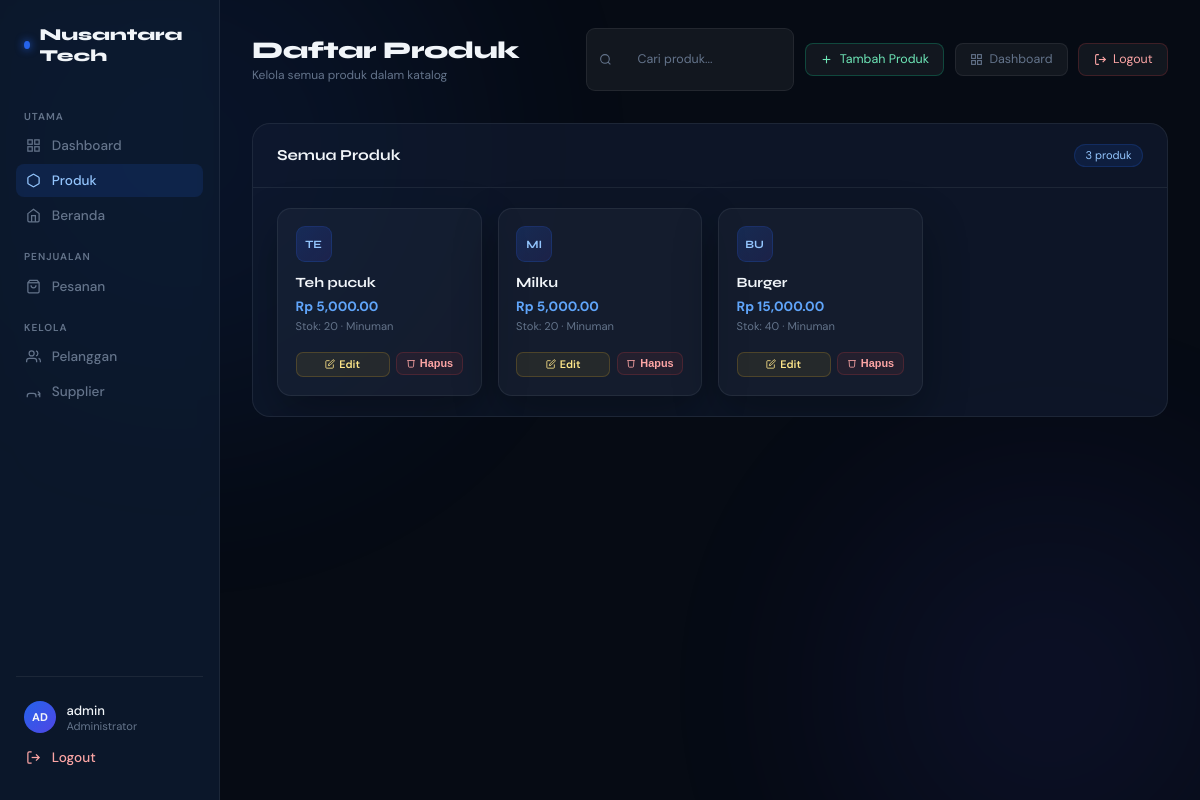
The page /produk/list/ (signed in) on the database as committed earlier.
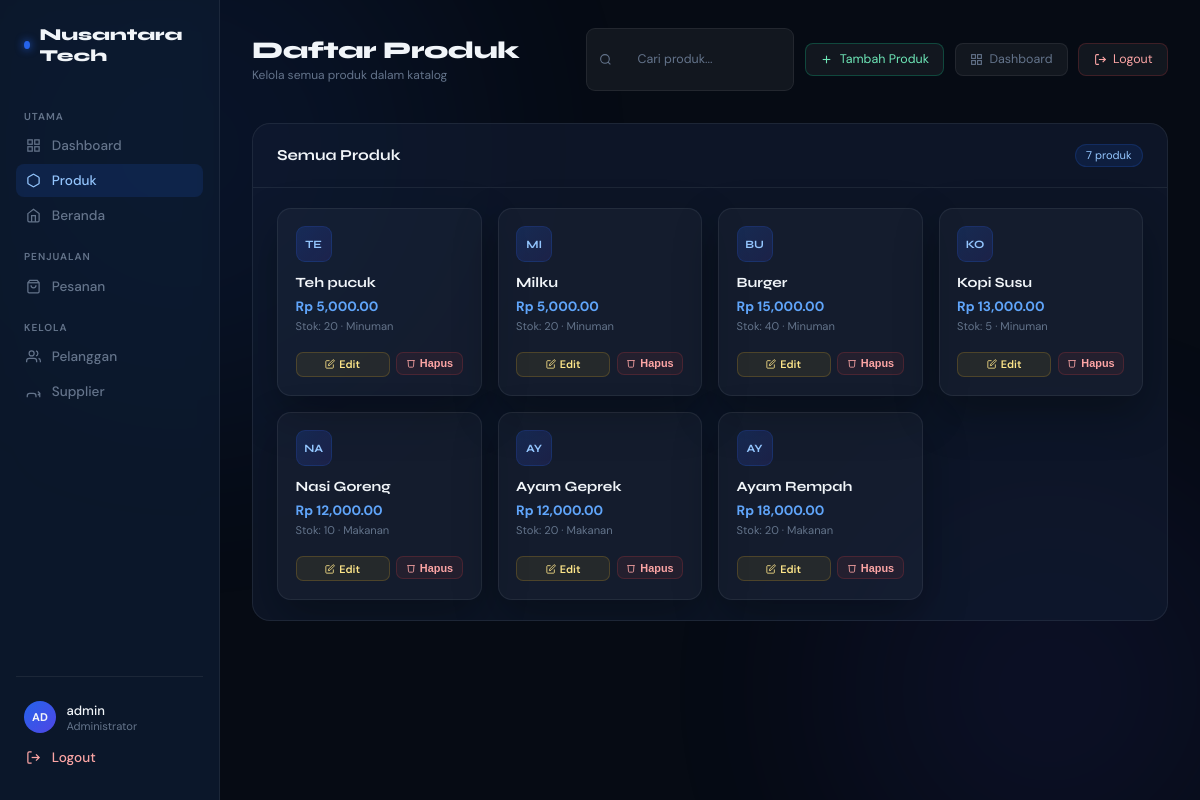
The same page on the database as committed later.
### appku/models.py (models this page shows, shortened)
class Produk(models.Model):
    id = models.BigAutoField(primary_key=True)
    nama = models.CharField(max_length=100)
    harga = models.DecimalField(max_digits=10, decimal_places=2, default=0)
    kategori = models.ForeignKey(
        Kategori,
        on_delete=models.SET_NULL,
        null=True,
        blank=True,
        related_name="produks",
    )
    supplier = models.ForeignKey(
        Supplier,
        on_delete=models.SET_NULL,
        null=True,
        blank=True,
        related_name="produks",
    )
    stok = models.PositiveIntegerField(default=0)  # 🔥 tidak bisa minus
    deskripsi = models.TextField(blank=True, default="")
    created_at = models.DateTimeField(auto_now_add=True)
    updated_at = models.DateTimeField(auto_now=True)

class Kategori(models.Model):
    id = models.BigAutoField(primary_key=True)
    nama = models.CharField(max_length=100)
    deskripsi = models.TextField(blank=True, default="")
    def __str__(self):
        return self.nama

### appku/views.py (the view)
# urls.py: path("produk/list/", views.produk_list, name="produk_list"),
@login_required
def produk_list(request):
    produk_list = Produk.objects.all()
    return render(request, "appku/produk_list.html", {"produk_list": produk_list})

### appku/templates/appku/produk_list.html (shortened to what this page needs)
{% extends 'appku/base.html' %}
{% load humanize %}
{% load static %}
{% block content %}
<div class="bg-ambient">
  <div class="bg-blob bg-blob-1"></div>
  <div class="bg-blob bg-blob-2"></div>
</div>
<div class="dashboard-wrap">
  <aside class="sidebar" id="sidebar">
    <a href="{% url 'home' %}" class="sidebar-brand">
      <span class="sidebar-dot"></span>
      Nusantara Tech
    </a>
    <div class="nav-section-label">Utama</div>
    <a href="{% url 'dashboard' %}" class="sidebar-link">
      <svg width="15" height="15" fill="none" viewBox="0 0 24 24" stroke="currentColor" stroke-width="2"><rect x="3" y="3" width="7" height="7"/><rect x="14" y="3" width="7" height="7"/><rect x="3" y="14" width="7" height="7"/><rect x="14" y="14" width="7" height="7"/></svg>
      Dashboard
    </a>
    <a href="{% url 'produk_list' %}" class="sidebar-link active">
      <svg width="15" height="15" fill="none" viewBox="0 0 24 24" stroke="currentColor" stroke-width="2"><path d="M21 16V8a2 2 0 0 0-1-1.73l-7-4a2 2 0 0 0-2 0l-7 4A2 2 0 0 0 3 8v8a2 2 0 0 0 1 1.73l7 4a2 2 0 0 0 2 0l7-4A2 2 0 0 0 21 16z"/></svg>
      Produk
    </a>
    <a href="{% url 'home' %}" class="sidebar-link">
      <svg width="15" height="15" fill="none" viewBox="0 0 24 24" stroke="currentColor" stroke-width="2"><path d="M3 9l9-7 9 7v11a2 2 0 0 1-2 2H5a2 2 0 0 1-2-2z"/><polyline points="9 22 9 12 15 12 15 22"/></svg>
      Beranda
    </a>
    <div class="nav-section-label" style="margin-top:1rem;">Penjualan</div>
    <a href="{% url 'pesanan_list' %}" class="sidebar-link">
      <svg width="15" height="15" fill="none" viewBox="0 0 24 24" stroke="currentColor" stroke-width="2"><path d="M6 2L3 6v14a2 2 0 0 0 2 2h14a2 2 0 0 0 2-2V6l-3-4z"/><line x1="3" y1="6" x2="21" y2="6"/><path d="M16 10a4 4 0 0 1-8 0"/></svg>
      Pesanan
    </a>
    <div class="nav-section-label" style="margin-top:1rem;">Kelola</div>
    <a href="#" class="sidebar-link">
      <svg width="15" height="15" fill="none" viewBox="0 0 24 24" stroke="currentColor" stroke-width="2"><path d="M17 21v-2a4 4 0 0 0-4-4H5a4 4 0 0 0-4 4v2"/><circle cx="9" cy="7" r="4"/><path d="M23 21v-2a4 4 0 0 0-3-3.87M16 3.13a4 4 0 0 1 0 7.75"/></svg>
      Pelanggan
    </a>
    <a href="#" class="sidebar-link">
      <svg width="15" height="15" fill="none" viewBox="0 0 24 24" stroke="currentColor" stroke-width="2"><path d="M16 21v-2a4 4 0 0 0-4-4H6a4 4 0 0 0-4 4v2"/><polyline points="22 21 22 15 19 12 22 15 19 18"/></svg>
      Supplier
    </a>
    <div class="sidebar-footer">
      <div class="user-chip">
        <div class="user-avatar">{{ user.username|upper|slice:2 }}</div>
        <div>
          <div class="user-name">{{ user.username }}</div>
          <div class="user-role">Administrator</div>
        </div>
      </div>
      <a href="{% url 'logout' %}" class="sidebar-link mt-1" style="color:#fca5a5!important;">
        <svg width="15" height="15" fill="none" viewBox="0 0 24 24" stroke="currentColor" stroke-width="2"><path d="M9 21H5a2 2 0 0 1-2-2V5a2 2 0 0 1 2-2h4"/><polyline points="16 17 21 12 16 7"/><line x1="21" y1="12" x2="9" y2="12"/></svg>
        Logout
      </a>
    </div>
  </aside>
  <main class="main-content">
    <div class="topbar">
      <div>
        <div class="topbar-title">Daftar Produk</div>
        <div class="topbar-sub">Kelola semua produk dalam katalog</div>
      </div>
      <div class="topbar-right">
        <div class="search-bar">
          <svg width="13" height="13" fill="none" viewBox="0 0 24 24" stroke="currentColor" stroke-width="2"><circle cx="11" cy="11" r="8"/><line x1="21" y1="21" x2="16.65" y2="16.65"/></svg>
          <input type="text" id="searchInput" placeholder="Cari produk...">
        </div>
        <a href="{% url 'produk_form' %}" class="btn-topbar" style="border-color:rgba(16,185,129,.3);color:#6ee7b7;">
          <svg width="13" height="13" fill="none" viewBox="0 0 24 24" stroke="currentColor" stroke-width="2"><line x1="12" y1="5" x2="12" y2="19"/><line x1="5" y1="12" x2="19" y2="12"/></svg>
          Tambah Produk
        </a>
        <a href="{% url 'dashboard' %}" class="btn-topbar">
          <svg width="13" height="13" fill="none" viewBox="0 0 24 24" stroke="currentColor" stroke-width="2"><rect x="3" y="3" width="7" height="7"/><rect x="14" y="3" width="7" height="7"/><rect x="3" y="14" width="7" height="7"/><rect x="14" y="14" width="7" height="7"/></svg>
          Dashboard
        </a>
        <a href="{% url 'logout' %}" class="btn-topbar" style="color:#fca5a5;border-color:rgba(239,68,68,.2);">
          <svg width="13" height="13" fill="none" viewBox="0 0 24 24" stroke="currentColor" stroke-width="2"><path d="M9 21H5a2 2 0 0 1-2-2V5a2 2 0 0 1 2-2h4"/><polyline points="16 17 21 12 16 7"/><line x1="21" y1="12" x2="9" y2="12"/></svg>
          Logout
        </a>
      </div>
    </div>
    <div class="table-card">
      <div class="table-card-header">
        <div class="table-card-title">Semua Produk</div>
        <span class="count-pill">{{ produk_list|length }} produk</span>
      </div>
      {% if produk_list %}
      <div class="produk-grid" id="produkGrid">
        {% for produk in produk_list %}
        <div class="produk-card" data-nama="{{ produk.nama|lower }}">
          <div class="produk-icon">{{ produk.nama|upper|slice:2 }}</div>
          <div class="produk-nama">{{ produk.nama }}</div>
          <div class="produk-harga">Rp {{ produk.harga|intcomma }}</div>
          <div class="produk-meta">
            Stok: {{ produk.stok }}
            {% if produk.kategori %} · {{ produk.kategori }}{% endif %}
          </div>
          <div class="produk-actions">
            <a href="{% url 'produk_edit' produk.pk %}" class="btn-edit-p">
              <svg width="10" height="10" fill="none" viewBox="0 0 24 24" stroke="currentColor" stroke-width="2"><path d="M11 4H4a2 2 0 0 0-2 2v14a2 2 0 0 0 2 2h14a2 2 0 0 0 2-2v-7"/><path d="M18.5 2.5a2.121 2.121 0 0 1 3 3L12 15l-4 1 1-4 9.5-9.5z"/></svg>
              Edit
            </a>
            <form method="post" action="{% url 'produk_delete' produk.pk %}" style="display:inline;" onsubmit="return confirm('Hapus produk ini?')">
              <button type="submit" class="btn-del-p">
                <svg width="10" height="10" fill="none" viewBox="0 0 24 24" stroke="currentColor" stroke-width="2"><polyline points="3 6 5 6 21 6"/><path d="M19 6l-1 14a2 2 0 0 1-2 2H8a2 2 0 0 1-2-2L5 6"/></svg>
                Hapus
              </button>
            </form>
          </div>
        </div>
        {% endfor %}
      </div>
      {% endif %}
    </div>
  </main>
</div>
{% endblock %}

### appku/templates/appku/base.html (shortened to what this page needs)
{% load static %}
<!DOCTYPE html>
<html lang="id">
<head>
</head>
<body>
    <div class="page-content">
        {% block content %}{% endblock %}
    </div>
</body>
</html>

### appku/templates/appku/base.html (style rules this page uses)
:root { --bg-primary: #0a0e17; --bg-secondary: #0d1421; --bg-card: #131a27; --bg-input: #0d1421; --surface: #1a2332; --surface-soft: #1e293b; --accent: #3b82f6; --accent-strong: #2563eb; --accent-light: #1e40af; --accent-glow: rgba(59, 130, 246, 0.4); --text: #f1f5f9; --text-muted: #94a3b8; --text-dark: #64748b; --border: #1e293b; --border-light: #334155; --shadow: rgba(0, 0, 0, 0.4); --shadow-lg: rgba(0, 0, 0, 0.6); --glass-bg: rgba(30, 41, 59, 0.6); --glass-border: rgba(255, 255, 255, 0.08); }
* { box-sizing: border-box; }
body { margin: 0; min-height: 100vh; font-family: 'Inter', system-ui, -apple-system, BlinkMacSystemFont, "Segoe UI", sans-serif; background: linear-gradient(145deg, var(--bg-primary) 0%, #0f172a 50%, #000000 100%); background-attachment: fixed; color: var(--text); }
a { color: inherit; text-decoration: none; }
.page-content { opacity: 0; animation: fadeInUp 0.7s cubic-bezier(0.34, 1.56, 0.64, 1) 0.1s both; }
html { scroll-behavior: smooth; }
.hero, .page-header, .card, .form-card, .login-card, .produk-card { animation: sophisticatedSlideUp 0.9s cubic-bezier(0.34, 1.56, 0.64, 1) both; }
.card, .login-card, .form-card, .produk-card { background: var(--bg-card); border: 1px solid var(--border); border-radius: 28px; padding: 2rem; box-shadow: 0 18px 45px rgba(0, 0, 0, 0.3), 0 0 1px rgba(59, 130, 246, 0.1); transition: all 0.4s cubic-bezier(0.34, 1.56, 0.64, 1); position: relative; }
.form-group input, .form-group textarea, .form-group select, input[type="text"], input[type="password"], input[type="number"], textarea, select { width: 100%; padding: 1rem 1rem; border-radius: 18px; border: 1.5px solid var(--border); background: var(--bg-input); color: var(--text); font-size: 1rem; transition: all 0.3s cubic-bezier(0.34, 1.56, 0.64, 1); }
.form-group input::placeholder, .form-group textarea::placeholder, input::placeholder, textarea::placeholder { color: var(--text-dark); }
.produk-meta { font-size: 0.85rem; color: var(--text-dark); margin-bottom: 1rem; }
.produk-actions { display: flex; gap: 0.8rem; margin-top: 1.2rem; }
.produk-grid { display: grid; grid-template-columns: repeat(auto-fill, minmax(280px, 1fr)); gap: 1.4rem; }
.produk-card { background: var(--bg-card); border: 1px solid var(--border); border-radius: 28px; padding: 2rem; box-shadow: 0 18px 45px rgba(0, 0, 0, 0.3), 0 0 1px rgba(59, 130, 246, 0.1); transition: all 0.4s cubic-bezier(0.34, 1.56, 0.64, 1); position: relative; }

Rows that differ between the two databases and show on the page:
added Produk: nama "KO", nama "Kopi Susu", harga "13,000.00", stok "5", kategori "Minuman"
added Produk: nama "NA", nama "Nasi Goreng", harga "12,000.00", stok "10", kategori "Makanan"
added Produk: nama "AY", nama "Ayam Geprek", harga "12,000.00", stok "20", kategori "Makanan"
added Produk: nama "AY", nama "Ayam Rempah", harga "18,000.00", stok "20", kategori "Makanan"
Other text that changed with them:
{{ produk_list|length }}: "3" → "7"
